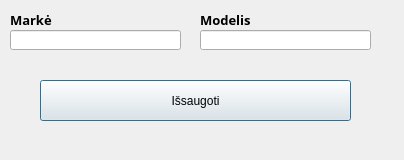
<?xml version="1.0" encoding="UTF-8"?>
<ui version="4.0">
 <class>Dialog</class>
 <widget class="QDialog" name="Dialog">
  <property name="geometry">
   <rect>
    <x>0</x>
    <y>0</y>
    <width>404</width>
    <height>160</height>
   </rect>
  </property>
  <property name="windowTitle">
   <string>Markė/modelis irašas</string>
  </property>
  <widget class="QLineEdit" name="marke">
   <property name="geometry">
    <rect>
     <x>10</x>
     <y>30</y>
     <width>171</width>
     <height>20</height>
    </rect>
   </property>
  </widget>
  <widget class="QLabel" name="label">
   <property name="geometry">
    <rect>
     <x>10</x>
     <y>10</y>
     <width>101</width>
     <height>20</height>
    </rect>
   </property>
   <property name="font">
    <font>
     <family>Arial Black</family>
     <pointsize>10</pointsize>
     <weight>75</weight>
     <bold>true</bold>
    </font>
   </property>
   <property name="text">
    <string>Markė</string>
   </property>
  </widget>
  <widget class="QLabel" name="label_2">
   <property name="geometry">
    <rect>
     <x>200</x>
     <y>10</y>
     <width>101</width>
     <height>20</height>
    </rect>
   </property>
   <property name="font">
    <font>
     <family>Arial Black</family>
     <pointsize>10</pointsize>
     <weight>75</weight>
     <bold>true</bold>
    </font>
   </property>
   <property name="text">
    <string>Modelis</string>
   </property>
  </widget>
  <widget class="QLineEdit" name="modelis">
   <property name="geometry">
    <rect>
     <x>200</x>
     <y>30</y>
     <width>171</width>
     <height>20</height>
    </rect>
   </property>
  </widget>
  <widget class="QPushButton" name="issaugot">
   <property name="geometry">
    <rect>
     <x>40</x>
     <y>80</y>
     <width>311</width>
     <height>41</height>
    </rect>
   </property>
   <property name="text">
    <string>Išsaugoti</string>
   </property>
  </widget>
  <widget class="QLabel" name="msg">
   <property name="geometry">
    <rect>
     <x>10</x>
     <y>130</y>
     <width>381</width>
     <height>16</height>
    </rect>
   </property>
   <property name="text">
    <string/>
   </property>
  </widget>
 </widget>
 <resources/>
 <connections/>
</ui>
